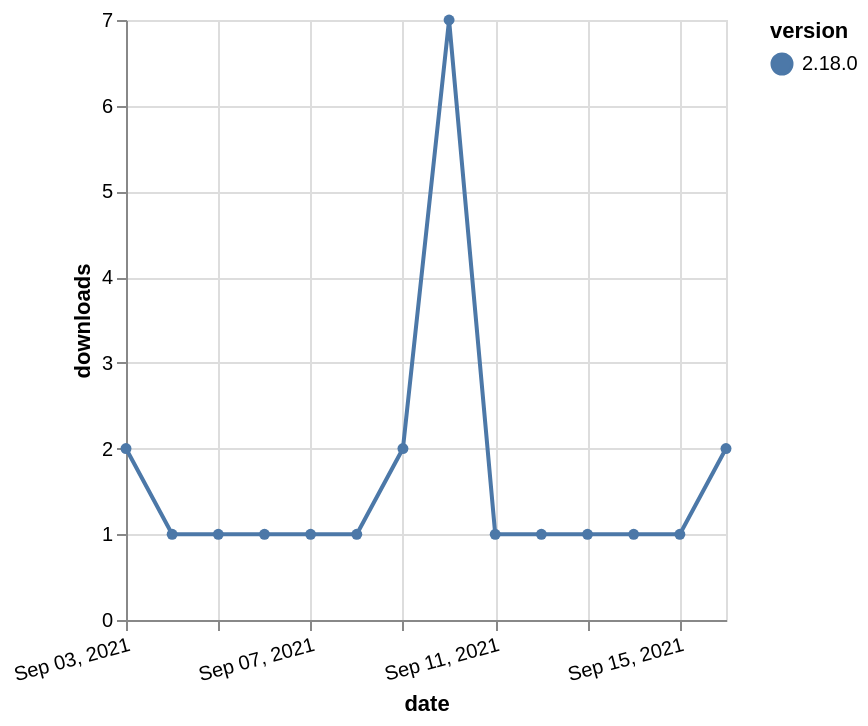

This figure's Vega-Lite source:
### Vega-Lite specification from a JSON file in a GitHub repository (floating-point values rounded to 4 significant figures)
{"$schema": "https://vega.github.io/schema/vega-lite/v5.json", "description": "A simple bar chart with embedded data.", "data": {"values": [{"date": "2021-09-03", "total": 525, "delta": 2, "version": "2.18.0"}, {"date": "2021-09-04", "total": 526, "delta": 1, "version": "2.18.0"}, {"date": "2021-09-05", "total": 527, "delta": 1, "version": "2.18.0"}, {"date": "2021-09-06", "total": 528, "delta": 1, "version": "2.18.0"}, {"date": "2021-09-07", "total": 529, "delta": 1, "version": "2.18.0"}, {"date": "2021-09-08", "total": 530, "delta": 1, "version": "2.18.0"}, {"date": "2021-09-09", "total": 532, "delta": 2, "version": "2.18.0"}, {"date": "2021-09-10", "total": 539, "delta": 7, "version": "2.18.0"}, {"date": "2021-09-11", "total": 540, "delta": 1, "version": "2.18.0"}, {"date": "2021-09-12", "total": 541, "delta": 1, "version": "2.18.0"}, {"date": "2021-09-13", "total": 542, "delta": 1, "version": "2.18.0"}, {"date": "2021-09-14", "total": 543, "delta": 1, "version": "2.18.0"}, {"date": "2021-09-15", "total": 544, "delta": 1, "version": "2.18.0"}, {"date": "2021-09-16", "total": 546, "delta": 2, "version": "2.18.0"}]}, "width": "container", "mark": {"type": "line", "point": {"filled": true}}, "encoding": {"x": {"field": "date", "type": "temporal", "timeUnit": "yearmonthdate", "title": "date", "axis": {"labelAngle": -15}}, "y": {"field": "delta", "type": "quantitative", "title": "downloads"}, "color": {"field": "version", "type": "nominal"}, "tooltip": {"field": "delta"}}}
